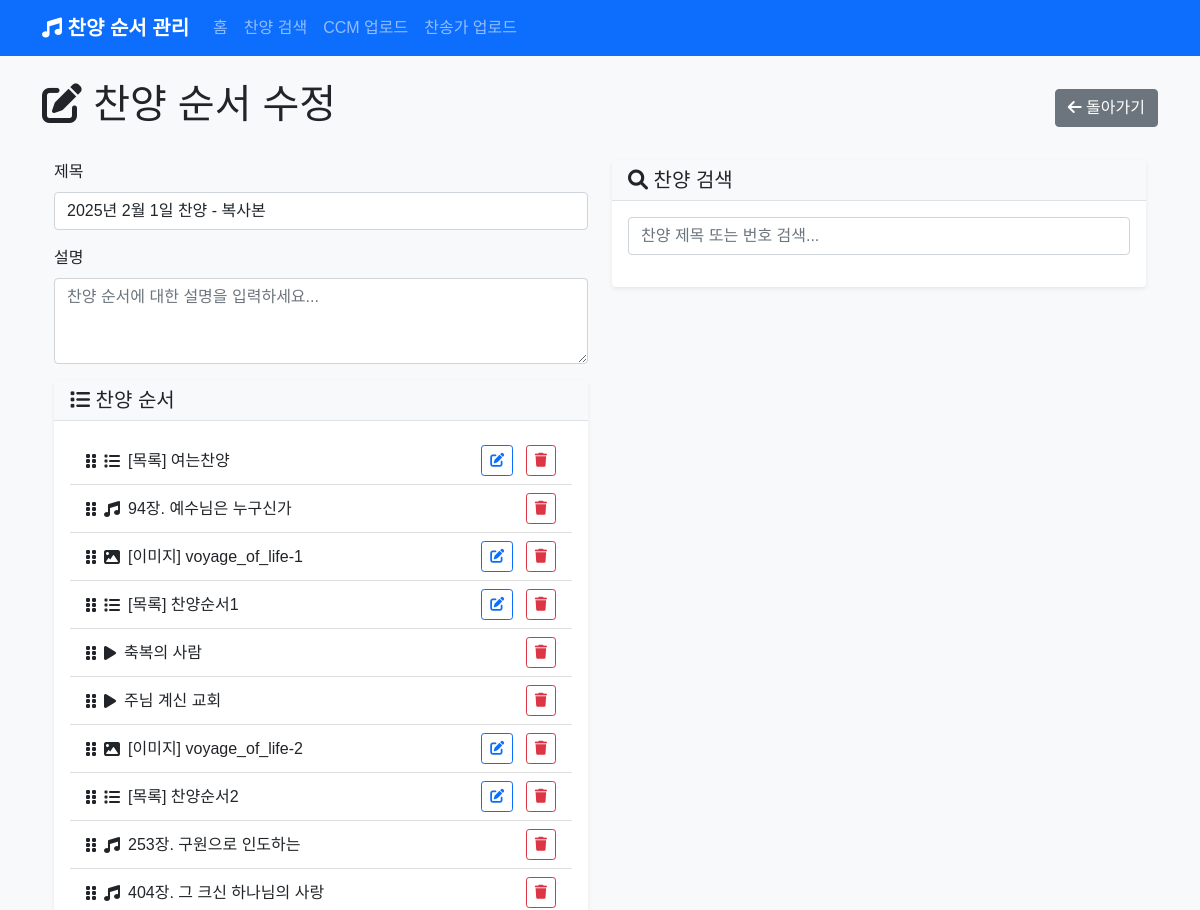
Before: /post/20/edit (upper part) with the older database file.
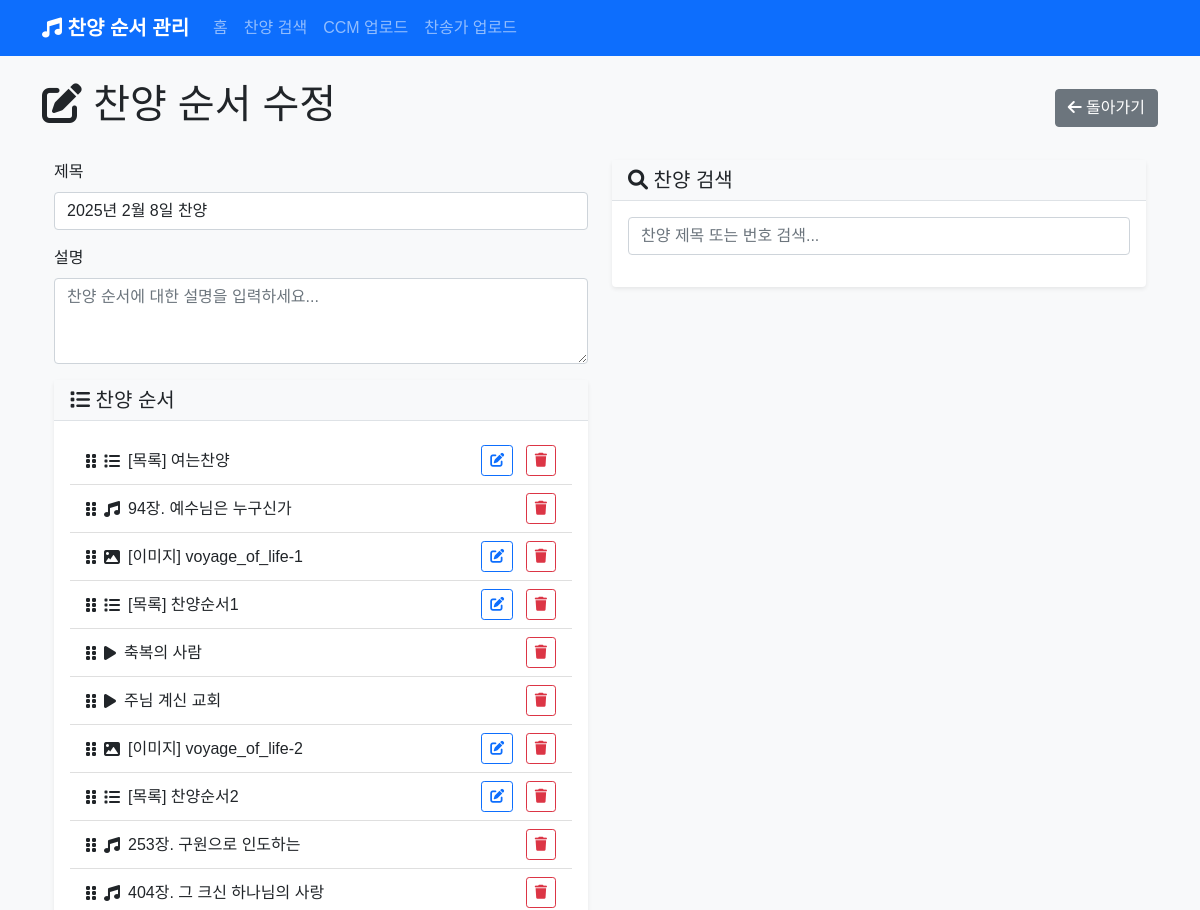
After: the same page with the newer database file.
### app.py (models this page shows)
class PraisePost(db.Model):
    id = db.Column(db.Integer, primary_key=True)
    title = db.Column(db.String(200), nullable=False)
    content = db.Column(db.Text, nullable=False)
    created_at = db.Column(db.DateTime, default=datetime.utcnow)
    songs = db.relationship('Song', backref='praise_post', lazy=True, cascade='all, delete-orphan')
    background_image = db.Column(db.String(500))  # 전체 배경 이미지
    parallax_image = db.Column(db.String(500))  # 패럴랙스 배경 이미지

### app.py (the view, shortened to what this page needs)
@app.route('/post/<int:post_id>/edit', methods=['GET', 'POST'])
def edit_post(post_id):
    post = PraisePost.query.get_or_404(post_id)
    post.songs = sorted(post.songs, key=lambda x: x.order)
    songs_data = []
    for song in post.songs:
        song_dict = {
            'title': song.title,
            'type': song.song_type,
            'hymn_number': song.hymn_number,
            'section_title': song.section_title,
            'media_type': song.media_type,
            'media_url': song.media_url,
            'background_image': song.background_image,
            'lyrics': song.lyrics or ''
        }
        songs_data.append(song_dict)
    songs_json = json.dumps(songs_data, ensure_ascii=False)
    return render_template('edit_post.html', post=post, songs_json=songs_json)

### templates/edit_post.html (shortened to what this page needs)
{% extends "base.html" %}
{% block content %}
<div class="row">
    <div class="col-12">
        <div class="d-flex justify-content-between align-items-center mb-4">
            <h1><i class="fas fa-edit"></i> 찬양 순서 수정</h1>
            <a href="{{ url_for('view_post', post_id=post.id) }}" class="btn btn-secondary">
                <i class="fas fa-arrow-left"></i> 돌아가기
            </a>
        </div>
    </div>
</div>
<form method="POST" id="praiseForm">
    <div class="container-fluid">
        <div class="row">
            <div class="col-md-6">
                <div class="mb-3">
                    <label for="title" class="form-label">제목</label>
                    <input type="text" class="form-control" id="title" name="title" value="{{ post.title }}" required>
                </div>
                <div class="mb-3">
                    <label for="content" class="form-label">설명</label>
                    <textarea class="form-control" id="content" name="content" rows="3" placeholder="찬양 순서에 대한 설명을 입력하세요...">{{ post.content }}</textarea>
                </div>
                <div class="card mb-4">
                    <div class="card-header">
                        <h5 class="mb-0"><i class="fas fa-list"></i> 찬양 순서</h5>
                    </div>
                    <div class="card-body">
                        <div id="songList">
                        </div>
                    </div>
                </div>
            </div>
            <div class="col-md-6">
                <div class="search-sidebar-fixed">
                    <div class="card search-card-sticky">
                        <div class="card-header">
                            <h5 class="mb-0"><i class="fas fa-search"></i> 찬양 검색</h5>
                        </div>
                        <div class="card-body d-flex flex-column p-3">
                            <div class="mb-3">
                                <input type="text" class="form-control" id="searchInput" placeholder="찬양 제목 또는 번호 검색...">
                            </div>
                        </div>
                    </div>
                </div>
            </div>
        </div>
    </div>
</form>
{% endblock %}

Changed rows visible on the page:
changed PraisePost: title "2025년 2월 1일 찬양 - 복사본" → "2025년 2월 8일 찬양"
